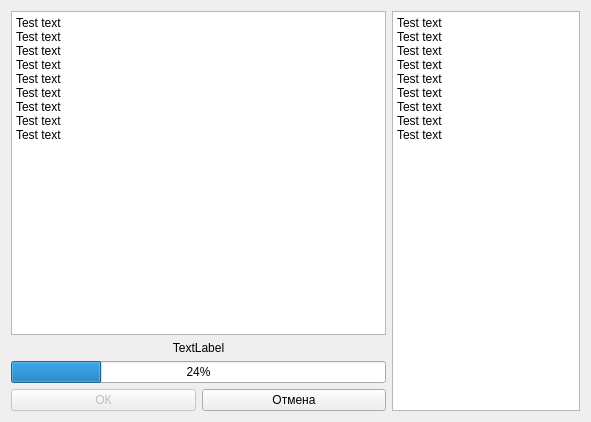
<?xml version="1.0" encoding="UTF-8"?>
<ui version="4.0">
 <class>Dialog</class>
 <widget class="QDialog" name="Dialog">
  <property name="geometry">
   <rect>
    <x>0</x>
    <y>0</y>
    <width>591</width>
    <height>422</height>
   </rect>
  </property>
  <property name="windowTitle">
   <string>Dialog</string>
  </property>
  <layout class="QHBoxLayout" name="horizontalLayout_2" stretch="2,1">
   <item>
    <layout class="QVBoxLayout" name="verticalLayout_7" stretch="0,0,0,0">
     <property name="spacing">
      <number>6</number>
     </property>
     <property name="sizeConstraint">
      <enum>QLayout::SetDefaultConstraint</enum>
     </property>
     <property name="bottomMargin">
      <number>0</number>
     </property>
     <item>
      <widget class="QPlainTextEdit" name="plainTextEdit_2">
       <property name="readOnly">
        <bool>true</bool>
       </property>
       <property name="plainText">
        <string>Test text
Test text
Test text
Test text
Test text
Test text
Test text
Test text
Test text

</string>
       </property>
      </widget>
     </item>
     <item>
      <widget class="QLabel" name="label">
       <property name="text">
        <string>TextLabel</string>
       </property>
       <property name="alignment">
        <set>Qt::AlignCenter</set>
       </property>
      </widget>
     </item>
     <item>
      <widget class="QProgressBar" name="progressBar">
       <property name="enabled">
        <bool>true</bool>
       </property>
       <property name="value">
        <number>24</number>
       </property>
      </widget>
     </item>
     <item>
      <layout class="QHBoxLayout" name="horizontalLayout">
       <item>
        <widget class="QPushButton" name="pushButton">
         <property name="enabled">
          <bool>false</bool>
         </property>
         <property name="text">
          <string>ОК</string>
         </property>
        </widget>
       </item>
       <item>
        <widget class="QPushButton" name="pushButton_2">
         <property name="text">
          <string>Отмена</string>
         </property>
        </widget>
       </item>
      </layout>
     </item>
    </layout>
   </item>
   <item>
    <layout class="QVBoxLayout" name="verticalLayout" stretch="0">
     <item>
      <widget class="QPlainTextEdit" name="plainTextEdit">
       <property name="sizePolicy">
        <sizepolicy hsizetype="Expanding" vsizetype="Expanding">
         <horstretch>0</horstretch>
         <verstretch>0</verstretch>
        </sizepolicy>
       </property>
       <property name="readOnly">
        <bool>true</bool>
       </property>
       <property name="plainText">
        <string>Test text
Test text
Test text
Test text
Test text
Test text
Test text
Test text
Test text

</string>
       </property>
       <property name="centerOnScroll">
        <bool>false</bool>
       </property>
      </widget>
     </item>
    </layout>
   </item>
  </layout>
 </widget>
 <resources/>
 <connections/>
</ui>
